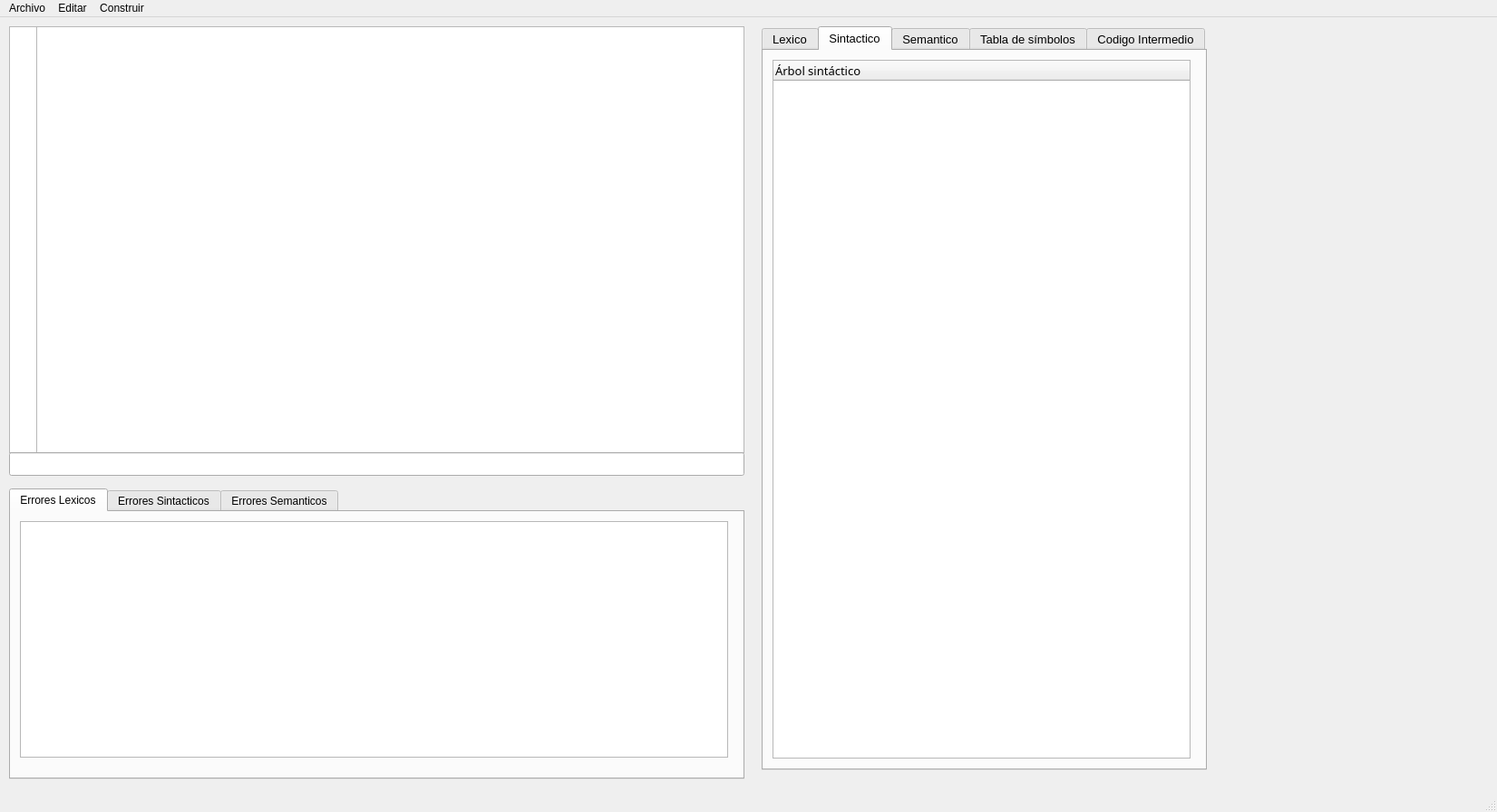
<?xml version="1.0" encoding="UTF-8"?>
<ui version="4.0">
 <class>MainWindow</class>
 <widget class="QMainWindow" name="MainWindow">
  <property name="geometry">
   <rect>
    <x>0</x>
    <y>0</y>
    <width>1651</width>
    <height>896</height>
   </rect>
  </property>
  <property name="windowTitle">
   <string>MainWindow</string>
  </property>
  <widget class="QWidget" name="centralwidget">
   <widget class="QTextEdit" name="mostrarLinea">
    <property name="geometry">
     <rect>
      <x>10</x>
      <y>10</y>
      <width>31</width>
      <height>471</height>
     </rect>
    </property>
    <property name="font">
     <font>
      <family>Source Code Pro</family>
      <italic>true</italic>
     </font>
    </property>
   </widget>
   <widget class="QTextEdit" name="seccionCodigo">
    <property name="geometry">
     <rect>
      <x>40</x>
      <y>10</y>
      <width>781</width>
      <height>471</height>
     </rect>
    </property>
    <property name="font">
     <font>
      <family>Source Code Pro</family>
     </font>
    </property>
   </widget>
   <widget class="QTabWidget" name="tabWidget_2">
    <property name="geometry">
     <rect>
      <x>10</x>
      <y>520</y>
      <width>811</width>
      <height>321</height>
     </rect>
    </property>
    <property name="currentIndex">
     <number>0</number>
    </property>
    <widget class="QWidget" name="tab_5">
     <attribute name="title">
      <string>Errores Lexicos</string>
     </attribute>
     <widget class="QTextEdit" name="errorLexico">
      <property name="geometry">
       <rect>
        <x>10</x>
        <y>10</y>
        <width>781</width>
        <height>261</height>
       </rect>
      </property>
      <property name="readOnly">
       <bool>true</bool>
      </property>
     </widget>
    </widget>
    <widget class="QWidget" name="tab_6">
     <attribute name="title">
      <string>Errores Sintacticos</string>
     </attribute>
     <widget class="QTextEdit" name="errorSintactico">
      <property name="geometry">
       <rect>
        <x>10</x>
        <y>10</y>
        <width>671</width>
        <height>281</height>
       </rect>
      </property>
      <property name="readOnly">
       <bool>true</bool>
      </property>
     </widget>
    </widget>
    <widget class="QWidget" name="tab_7">
     <attribute name="title">
      <string>Errores Semanticos</string>
     </attribute>
     <widget class="QTextEdit" name="errorSemantico">
      <property name="geometry">
       <rect>
        <x>10</x>
        <y>10</y>
        <width>671</width>
        <height>271</height>
       </rect>
      </property>
      <property name="readOnly">
       <bool>true</bool>
      </property>
     </widget>
    </widget>
   </widget>
   <widget class="QTabWidget" name="tabWidget">
    <property name="geometry">
     <rect>
      <x>840</x>
      <y>10</y>
      <width>491</width>
      <height>821</height>
     </rect>
    </property>
    <property name="font">
     <font>
      <pointsize>10</pointsize>
     </font>
    </property>
    <property name="currentIndex">
     <number>1</number>
    </property>
    <widget class="QWidget" name="tab_9">
     <attribute name="title">
      <string>Lexico</string>
     </attribute>
     <widget class="QTableView" name="resultadoLexico">
      <property name="geometry">
       <rect>
        <x>10</x>
        <y>10</y>
        <width>461</width>
        <height>771</height>
       </rect>
      </property>
     </widget>
    </widget>
    <widget class="QWidget" name="tab_10">
     <property name="toolTip">
      <string>
                                                        &lt;html&gt;&lt;head/&gt;&lt;body&gt;&lt;p&gt;&lt;br/&gt;&lt;/p&gt;&lt;/body&gt;&lt;/html&gt;</string>
     </property>
     <attribute name="title">
      <string>Sintactico</string>
     </attribute>
     <widget class="QTreeWidget" name="resultadoSintactico">
      <property name="geometry">
       <rect>
        <x>10</x>
        <y>10</y>
        <width>461</width>
        <height>771</height>
       </rect>
      </property>
      <column>
       <property name="text">
        <string>Árbol sintáctico</string>
       </property>
       <property name="font">
        <font>
         <family>Source Code Pro</family>
         <pointsize>10</pointsize>
         <bold>false</bold>
         <hintingpreference>PreferDefaultHinting</hintingpreference>
        </font>
       </property>
      </column>
     </widget>
    </widget>
    <widget class="QWidget" name="tab_11">
     <attribute name="title">
      <string>Semantico</string>
     </attribute>
     <widget class="QTableView" name="resultadoSemantic">
      <property name="geometry">
       <rect>
        <x>10</x>
        <y>10</y>
        <width>461</width>
        <height>771</height>
       </rect>
      </property>
     </widget>
    </widget>
    <widget class="QWidget" name="tab_12">
     <attribute name="title">
      <string>Tabla de símbolos</string>
     </attribute>
     <widget class="QTableView" name="tablaSimbolos">
      <property name="geometry">
       <rect>
        <x>10</x>
        <y>10</y>
        <width>681</width>
        <height>771</height>
       </rect>
      </property>
     </widget>
    </widget>
    <widget class="QWidget" name="tab_13">
     <attribute name="title">
      <string>Codigo Intermedio</string>
     </attribute>
    </widget>
   </widget>
   <widget class="QLineEdit" name="mostrarCursor">
    <property name="geometry">
     <rect>
      <x>10</x>
      <y>480</y>
      <width>811</width>
      <height>26</height>
     </rect>
    </property>
    <property name="readOnly">
     <bool>true</bool>
    </property>
    <property name="cursorMoveStyle">
        <enum>Qt::LogicalMoveStyle</enum> <!-- Usa LogicalMoveStyle, que es el valor por defecto en muchos casos -->
    </property>
    
   </widget>
  </widget>
  <widget class="QMenuBar" name="menubar">
   <property name="geometry">
    <rect>
     <x>0</x>
     <y>0</y>
     <width>1651</width>
     <height>23</height>
    </rect>
   </property>
   <widget class="QMenu" name="menuArchivo">
    <property name="title">
     <string>Archivo</string>
    </property>
    <addaction name="actionNuevo"/>
    <addaction name="actionAbrir"/>
    <addaction name="actionGuardar"/>
    <addaction name="actionGuardar_como"/>
   </widget>
   <widget class="QMenu" name="menuEditar">
    <property name="title">
     <string>Editar</string>
    </property>
    <addaction name="actionDeshacer"/>
    <addaction name="actionCopiar"/>
    <addaction name="actionCortar"/>
    <addaction name="actionPegar"/>
   </widget>
   <widget class="QMenu" name="menuCompilar">
    <property name="title">
     <string>Construir</string>
    </property>
    <addaction name="actionLexico"/>
    <addaction name="actionSintactico"/>
    <addaction name="actionSemantico"/>
    <addaction name="actionCodigo_intermedio"/>
   </widget>
   <addaction name="menuArchivo"/>
   <addaction name="menuEditar"/>
   <addaction name="menuCompilar"/>
  </widget>
  <widget class="QStatusBar" name="statusbar"/>
  <action name="actionNuevo">
   <property name="text">
    <string>Nuevo</string>
   </property>
   <property name="shortcut">
    <string>Ctrl+N</string>
   </property>
  </action>
  <action name="actionAbrir">
   <property name="text">
    <string>Abrir</string>
   </property>
   <property name="shortcut">
    <string>Ctrl+O</string>
   </property>
  </action>
  <action name="actionGuardar">
   <property name="text">
    <string>Guardar</string>
   </property>
   <property name="shortcut">
    <string>Ctrl+S</string>
   </property>
  </action>
  <action name="actionGuardar_como">
   <property name="text">
    <string>Guardar como</string>
   </property>
   <property name="shortcut">
    <string>Ctrl+Shift+S</string>
   </property>
  </action>
  <action name="actionDeshacer">
   <property name="text">
    <string>Deshacer</string>
   </property>
   <property name="shortcut">
    <string>Ctrl+Z</string>
   </property>
  </action>
  <action name="actionCopiar">
   <property name="text">
    <string>Copiar</string>
   </property>
   <property name="shortcut">
    <string>Ctrl+C</string>
   </property>
  </action>
  <action name="actionCortar">
   <property name="text">
    <string>Cortar</string>
   </property>
   <property name="shortcut">
    <string>Ctrl+X</string>
   </property>
  </action>
  <action name="actionPegar">
   <property name="text">
    <string>Pegar</string>
   </property>
   <property name="shortcut">
    <string>Ctrl+V</string>
   </property>
  </action>
  <action name="actionLexico">
   <property name="text">
    <string>Ejecutar lexico</string>
   </property>
  </action>
  <action name="actionSintactico">
   <property name="text">
    <string>Ejecutar sintactico</string>
   </property>
  </action>
  <action name="actionSemantico">
   <property name="text">
    <string>Ejecutar semantico</string>
   </property>
  </action>
  <action name="actionCodigo_intermedio">
   <property name="text">
    <string>Codigo intermedio</string>
   </property>
  </action>
 </widget>
 <resources/>
 <connections/>
</ui>
